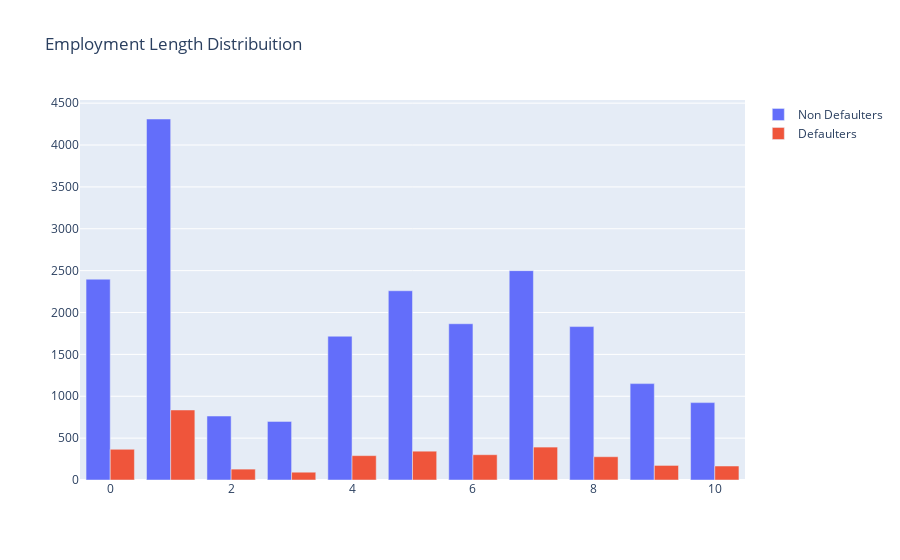

The cell this chart's notebook holds for it:
### Markdown cell above
#### Comparison with Employment length vs defaulters/Non defaulters

### Code cell
#First plot
tr0 = go.Bar(
    x = df_good["emp_length"].value_counts().index.values,
    y = df_good["emp_length"].value_counts().values,
    name='Non Defaulters'
)

#Second plot
tr1 = go.Bar(
    x = df_bad["emp_length"].value_counts().index.values,
    y = df_bad["emp_length"].value_counts().values,
    name="Defaulters"
)

data = [tr0, tr1]

layout = go.Layout(
    title='Employment Length Distribuition'
)

fig = go.Figure(data=data, layout=layout)

py.iplot(fig, filename='Housing-Grouped')

### Figure 1 — Plotly figure (JSON) as saved in the notebook; plotly's stock layout.template omitted (floating-point values rounded to 4 significant figures)
{"data": [{"name": "Non Defaulters", "type": "bar", "x": [1, 7, 0, 5, 6, 8, 4, 9, 10, 2, 3], "y": [4311, 2500, 2398, 2260, 1866, 1832, 1717, 1151, 924, 764, 700]}, {"name": "Defaulters", "type": "bar", "x": [1, 7, 0, 5, 6, 4, 8, 9, 10, 2, 3], "y": [836, 393, 367, 344, 302, 291, 278, 174, 167, 130, 93]}], "layout": {"title": {"text": "Employment Length Distribuition"}}}
